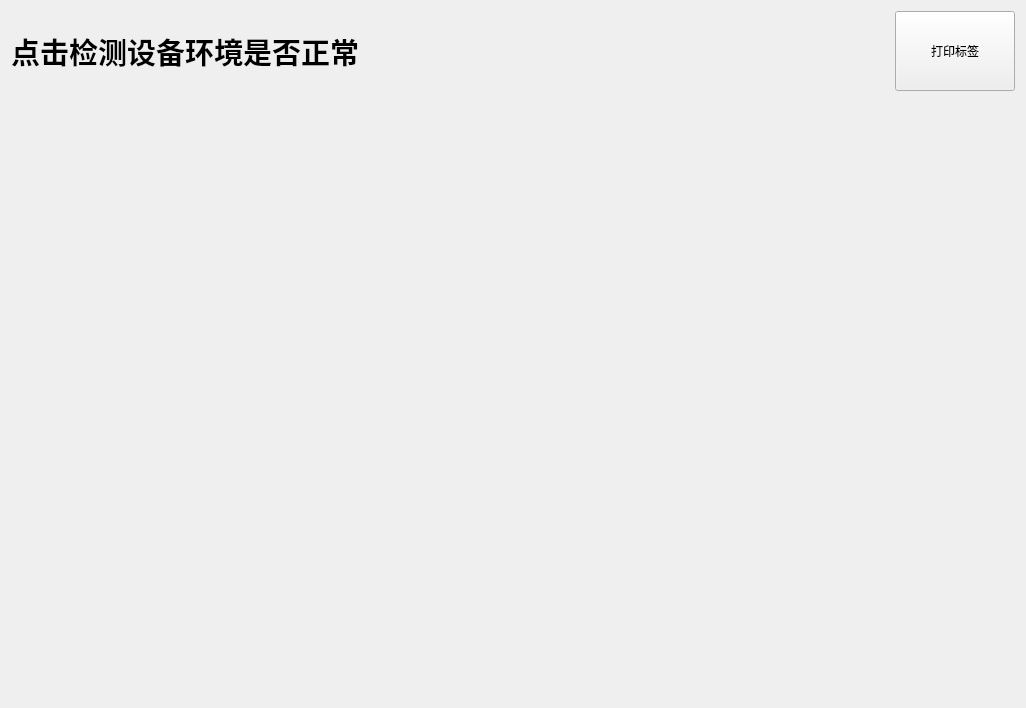
<?xml version="1.0" encoding="UTF-8"?>
<ui version="4.0">
 <class>Widgetmodel9</class>
 <widget class="QWidget" name="Widgetmodel9">
  <property name="geometry">
   <rect>
    <x>0</x>
    <y>0</y>
    <width>1026</width>
    <height>607</height>
   </rect>
  </property>
  <property name="windowTitle">
   <string>Form</string>
  </property>
  <layout class="QVBoxLayout" name="verticalLayout">
   <item>
    <layout class="QHBoxLayout" name="horizontalLayout">
     <property name="sizeConstraint">
      <enum>QLayout::SetMinimumSize</enum>
     </property>
     <item>
      <widget class="XyResultLabel" name="labelTips">
       <property name="minimumSize">
        <size>
         <width>0</width>
         <height>80</height>
        </size>
       </property>
       <property name="maximumSize">
        <size>
         <width>16777215</width>
         <height>80</height>
        </size>
       </property>
       <property name="font">
        <font>
         <pointsize>22</pointsize>
         <weight>75</weight>
         <bold>true</bold>
        </font>
       </property>
       <property name="text">
        <string>点击检测设备环境是否正常</string>
       </property>
      </widget>
     </item>
     <item>
      <widget class="QPushButton" name="pushButtonPrint">
       <property name="minimumSize">
        <size>
         <width>120</width>
         <height>80</height>
        </size>
       </property>
       <property name="maximumSize">
        <size>
         <width>120</width>
         <height>80</height>
        </size>
       </property>
       <property name="text">
        <string>打印标签</string>
       </property>
      </widget>
     </item>
    </layout>
   </item>
   <item>
    <widget class="XyProcessLog" name="tableWidget" native="true">
     <property name="minimumSize">
      <size>
       <width>0</width>
       <height>600</height>
      </size>
     </property>
    </widget>
   </item>
  </layout>
 </widget>
 <customwidgets>
  <customwidget>
   <class>XyResultLabel</class>
   <extends>QLabel</extends>
   <header>XyResultLabel.h</header>
   <container>1</container>
  </customwidget>
  <customwidget>
   <class>XyProcessLog</class>
   <extends>QWidget</extends>
   <header location="global">XyProcessLog.h</header>
   <container>1</container>
  </customwidget>
 </customwidgets>
 <resources/>
 <connections/>
</ui>
